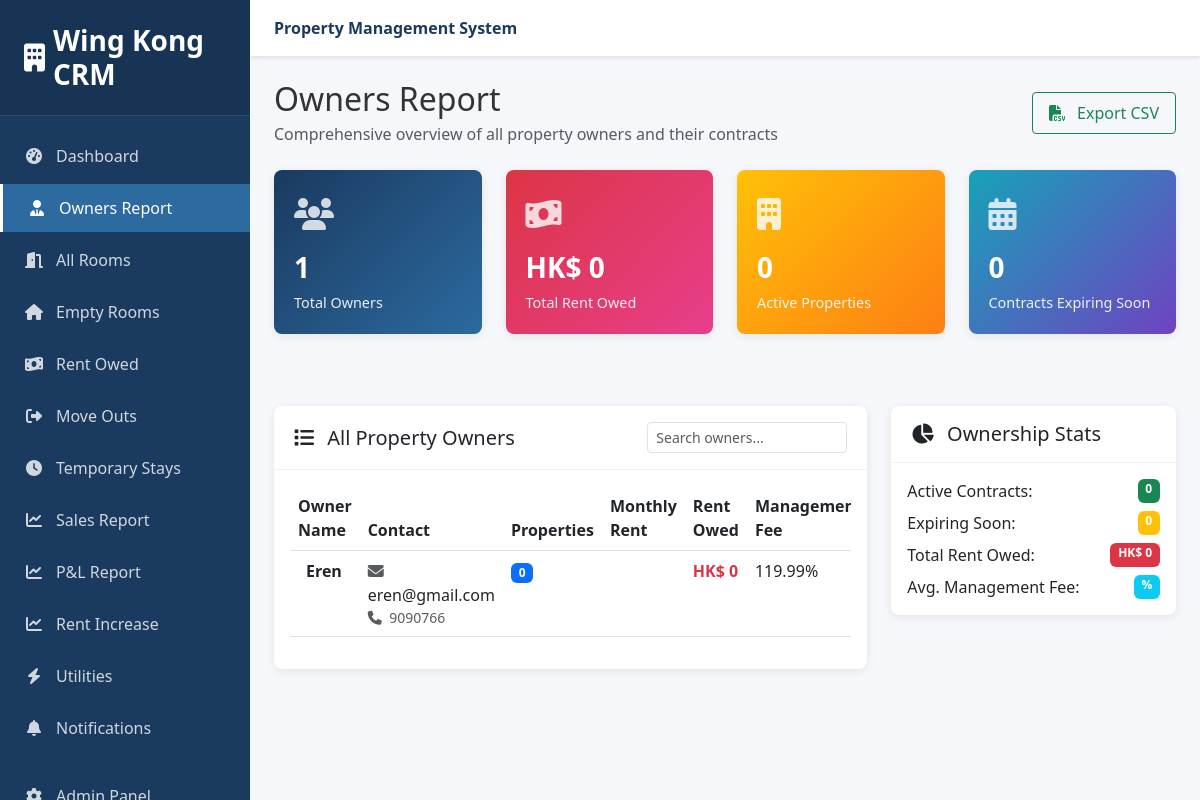
Screenshot of /reports/owners/ (signed in) with the database file from the repository.
### properties/models.py (models this page shows, shortened)
class Owner(models.Model):
    name = models.CharField(max_length=200)
    contact_email = models.EmailField()
    phone_number = models.CharField(max_length=20)
    address = models.TextField(blank=True)
    bank_account = models.CharField(max_length=100, blank=True)
    management_fee_percentage = models.DecimalField(max_digits=5, decimal_places=2, default=0)
    notes = models.TextField(blank=True)
    created_at = models.DateTimeField(auto_now_add=True)
    updated_at = models.DateTimeField(auto_now=True)
    @property
    def active_properties_count(self):
        return self.property_ownerships.filter(is_active=True).count()
    @property
    def total_rent_owed(self):
        active_ownerships = self.property_ownerships.filter(is_active=True)
        return sum(ownership.rent_owed for ownership in active_ownerships)

### reports/views.py (the view, shortened to what this page needs)
# urls.py: path('owners/', views.owners_report, name='owners_report'),
@staff_required
def owners_report(request):
    """Requirement #15: Owners Report (Confidential in CRM)"""
    owners = Owner.objects.prefetch_related('property_ownerships__property_obj').all()
    total_owners = owners.count()
    active_ownerships = PropertyOwnership.objects.filter(is_active=True)
    total_rent_owed = sum(owner.total_rent_owed for owner in owners)
    expiring_contracts = PropertyOwnership.objects.filter(
        contract_end__lte=timezone.now().date() + timedelta(days=30),
        contract_end__gte=timezone.now().date(),
        is_active=True
    )
    context = {
        'title': 'Owners Report',
        'owners': owners,
        'total_owners': total_owners,
        'active_ownerships_count': active_ownerships.count(),
        'total_rent_owed': total_rent_owed,
        'expiring_contracts': expiring_contracts,
        'today': timezone.now().date(),
    }
    return render(request, 'reports/owners.html', context)

### reports/views.py (called while the page is built)
def staff_required(view_func):
    decorated_view_func = login_required(user_passes_test(
        lambda u: u.is_staff,
        login_url='/admin/login/'
    )(view_func))
    return decorated_view_func

### templates/reports/owners.html (shortened to what this page needs)
{% extends 'reports/base.html' %}
{% block content %}
<div class="d-flex justify-content-between align-items-center mb-4">
    <div>
        <h2 class="mb-1">Owners Report</h2>
        <p class="text-muted mb-0">Comprehensive overview of all property owners and their contracts</p>
    </div>
    <div>
        <a href="?export=csv" class="btn btn-outline-success">
            <i class="fas fa-file-csv me-2"></i> Export CSV
        </a>
    </div>
</div>
<div class="row mb-4">
    <div class="col-xl-3 col-md-6 mb-4">
        <div class="stats-card primary">
            <div class="stats-icon">
                <i class="fas fa-users"></i>
            </div>
            <div class="stats-number">{{ total_owners }}</div>
            <div class="stats-label">Total Owners</div>
        </div>
    </div>
    <div class="col-xl-3 col-md-6 mb-4">
        <div class="stats-card danger">
            <div class="stats-icon">
                <i class="fas fa-money-bill-wave"></i>
            </div>
            <div class="stats-number">HK$ {{ total_rent_owed }}</div>
            <div class="stats-label">Total Rent Owed</div>
        </div>
    </div>
    <div class="col-xl-3 col-md-6 mb-4">
        <div class="stats-card warning">
            <div class="stats-icon">
                <i class="fas fa-building"></i>
            </div>
            <div class="stats-number">{{ active_ownerships_count }}</div>
            <div class="stats-label">Active Properties</div>
        </div>
    </div>
    <div class="col-xl-3 col-md-6 mb-4">
        <div class="stats-card info">
            <div class="stats-icon">
                <i class="fas fa-calendar-alt"></i>
            </div>
            <div class="stats-number">{{ expiring_contracts.count }}</div>
            <div class="stats-label">Contracts Expiring Soon</div>
        </div>
    </div>
</div>
<div class="row">
    <div class="col-lg-8 mb-4">
        <div class="card">
            <div class="card-header d-flex justify-content-between align-items-center">
                <h5 class="mb-0"><i class="fas fa-list me-2"></i> All Property Owners</h5>
                <div>
                    <input type="text" class="form-control form-control-sm" placeholder="Search owners..." style="width: 200px;">
                </div>
            </div>
            <div class="card-body">
                <div class="table-responsive">
                    <table class="table table-hover">
                        <thead>
                            <tr>
                                <th>Owner Name</th>
                                <th>Contact</th>
                                <th>Properties</th>
                                <th>Monthly Rent</th>
                                <th>Rent Owed</th>
                                <th>Management Fee</th>
                            </tr>
                        </thead>
                        <tbody>
                            {% for owner in owners %}
                            <tr>
                                <td>
                                    <div class="d-flex align-items-center">
                                        <div class="ms-2">
                                            <div class="fw-bold">{{ owner.name }}</div>
                                        </div>
                                    </div>
                                </td>
                                <td>
                                    <div>
                                        <i class="fas fa-envelope text-muted me-1"></i> {{ owner.contact_email }}
                                    </div>
                                    <div class="small text-muted">
                                        <i class="fas fa-phone me-1"></i> {{ owner.phone_number }}
                                    </div>
                                </td>
                                <td>
                                    <span class="badge bg-primary">{{ owner.active_properties_count }}</span>
                                </td>
                                <td>
                                </td>
                                <td>
                                    <span class="text-danger fw-bold">HK$ {{ owner.total_rent_owed }}</span>
                                </td>
                                <td>{{ owner.management_fee_percentage }}%</td>
                            </tr>
                            {% endfor %}
                        </tbody>
                    </table>
                </div>
            </div>
        </div>
    </div>
    <div class="col-lg-4 mb-4">
        <div class="card mb-4">
            <div class="card-header">
                <h5 class="mb-0"><i class="fas fa-chart-pie me-2"></i> Ownership Stats</h5>
            </div>
            <div class="card-body">
                <div class="d-flex justify-content-between mb-2">
                    <span>Active Contracts:</span>
                    <span class="badge bg-success">{{ active_ownerships_count }}</span>
                </div>
                <div class="d-flex justify-content-between mb-2">
                    <span>Expiring Soon:</span>
                    <span class="badge bg-warning">{{ expiring_contracts.count }}</span>
                </div>
                <div class="d-flex justify-content-between mb-2">
                    <span>Total Rent Owed:</span>
                    <span class="badge bg-danger">HK$ {{ total_rent_owed }}</span>
                </div>
                <div class="d-flex justify-content-between">
                    <span>Avg. Management Fee:</span>
                    <span class="badge bg-info">{{ average_management_fee|floatformat:1 }}%</span>
                </div>
            </div>
        </div>
    </div>
</div>
{% endblock %}

### templates/reports/base.html (style rules this page uses)
:root { --primary-color: #1a3a5f; --secondary-color: #2c6aa0; --accent-color: #4a89dc; --success-color: #28a745; --info-color: #17a2b8; --warning-color: #ffc107; --danger-color: #dc3545; --light-color: #f8f9fa; --dark-color: #343a40; --sidebar-width: 250px; }
* { margin: 0; padding: 0; box-sizing: border-box; }
body { font-family: 'Segoe UI', Tahoma, Geneva, Verdana, sans-serif; background-color: #f5f7fa; color: #333; }
.card { border: none; border-radius: 8px; box-shadow: 0 2px 10px rgba(0,0,0,0.08); margin-bottom: 1.5rem; transition: all 0.3s; }
.card-header { background-color: transparent; border-bottom: 1px solid rgba(0,0,0,0.05); padding: 1rem 1.25rem; font-weight: 600; }
.stats-card { border-radius: 8px; padding: 1.25rem; margin-bottom: 1.5rem; box-shadow: 0 2px 10px rgba(0,0,0,0.08); transition: all 0.3s; position: relative; overflow: hidden; }
.stats-card.primary { background: linear-gradient(135deg, #1a3a5f, #2c6aa0); color: white; }
.stats-card.warning { background: linear-gradient(135deg, #ffc107, #fd7e14); color: white; }
.stats-card.danger { background: linear-gradient(135deg, #dc3545, #e83e8c); color: white; }
.stats-card.info { background: linear-gradient(135deg, #17a2b8, #6f42c1); color: white; }
.stats-icon { font-size: 2rem; opacity: 0.8; margin-bottom: 0.5rem; }
.stats-number { font-size: 1.75rem; font-weight: 700; margin-bottom: 0.25rem; }
.stats-label { font-size: 0.9rem; opacity: 0.9; }
.btn { border-radius: 4px; padding: 0.5rem 1rem; font-weight: 500; transition: all 0.3s; }

### rows the page displays
Owner: name "Eren", contact_email "eren@gmail.com", phone_number "9090766", active_properties_count "0", total_rent_owed "0", management_fee_percentage "119.99"

### other values shown
{{ total_owners }} "1"
{{ total_rent_owed }} "0"
{{ active_ownerships_count }} "0"
{{ expiring_contracts.count }} "0"
